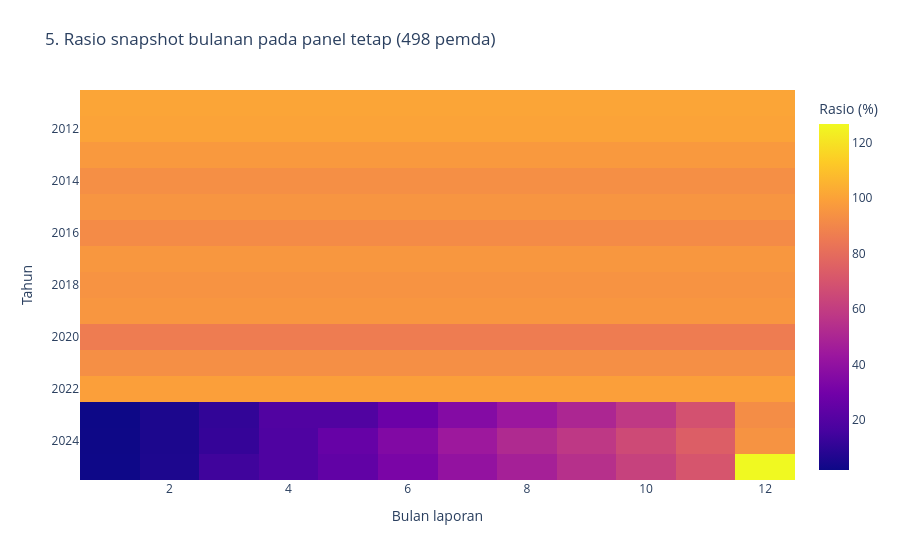

The code cell stored with this chart in its notebook:
### Code cell
monthly = base.filter((pl.col('kategori') == 'Belanja') & pl.col('tahun').is_in(years))
complete = monthly.group_by('wilayah', 'tahun').len().filter(pl.col('len') == 12)
stable_ids = complete.group_by('wilayah').len().filter(pl.col('len') == len(years))['wilayah']
monthly = monthly.filter(pl.col('wilayah').is_in(stable_ids.implode()))
season = monthly.group_by('tahun', 'bulan').agg(pl.col('anggaran').sum(), pl.col('realisasi').sum())
season = season.with_columns((100 * pl.col('realisasi') / pl.col('anggaran')).alias('rasio'))
matrix = season.pivot(on='bulan', index='tahun', values='rasio').sort('tahun')
fig5 = px.imshow(matrix.select([str(i) for i in range(1, 13)]).to_numpy(),
    x=list(range(1, 13)), y=matrix['tahun'].to_list(), aspect='auto',
    labels={'x': 'Bulan laporan', 'y': 'Tahun', 'color': 'Rasio (%)'},
    title=f'5. Rasio snapshot bulanan pada panel tetap ({len(stable_ids)} pemda)')
show(fig5, '05_pola_bulanan.html')


audit = monthly.group_by('tahun', 'wilayah').agg(pl.col('realisasi').n_unique().alias('nilai_unik'))
audit_year = audit.group_by('tahun').agg(
    (100 * (pl.col('nilai_unik') == 1).mean()).alias('persen_pemda_identik')).sort('tahun')
display(audit_year)

### Figure 1 — Plotly figure (JSON) as saved in the notebook; plotly's stock layout.template omitted (floating-point values rounded to 4 significant figures; data arrays with more than 128 entries replaced by an {"elided": "..."} marker saying what was removed)
{"data": [{"coloraxis": "coloraxis", "hovertemplate": "Bulan laporan: %{x}<br>Tahun: %{y}<br>Rasio (%): %{z}<extra></extra>", "name": "0", "type": "heatmap", "x": [1, 2, 3, 4, 5, 6, 7, 8, 9, 10, 11, 12], "xaxis": "x", "y": [2011, 2012, 2013, 2014, 2015, 2016, 2017, 2018, 2019, 2020, 2021, 2022, 2023, 2024, 2025], "yaxis": "y", "z": {"elided": "15x12 float values"}}], "layout": {"coloraxis": {"colorbar": {"title": {"text": "Rasio (%)"}}, "colorscale": [[0, "#0d0887"], [0.1111, "#46039f"], [0.2222, "#7201a8"], [0.3333, "#9c179e"], [0.4444, "#bd3786"], [0.5556, "#d8576b"], [0.6667, "#ed7953"], [0.7778, "#fb9f3a"], [0.8889, "#fdca26"], [1, "#f0f921"]]}, "hovermode": "closest", "margin": {"t": 90}, "title": {"text": "5. Rasio snapshot bulanan pada panel tetap (498 pemda)"}, "xaxis": {"anchor": "y", "domain": [0, 1], "title": {"text": "Bulan laporan"}}, "yaxis": {"anchor": "x", "autorange": "reversed", "domain": [0, 1], "title": {"text": "Tahun"}}}}
